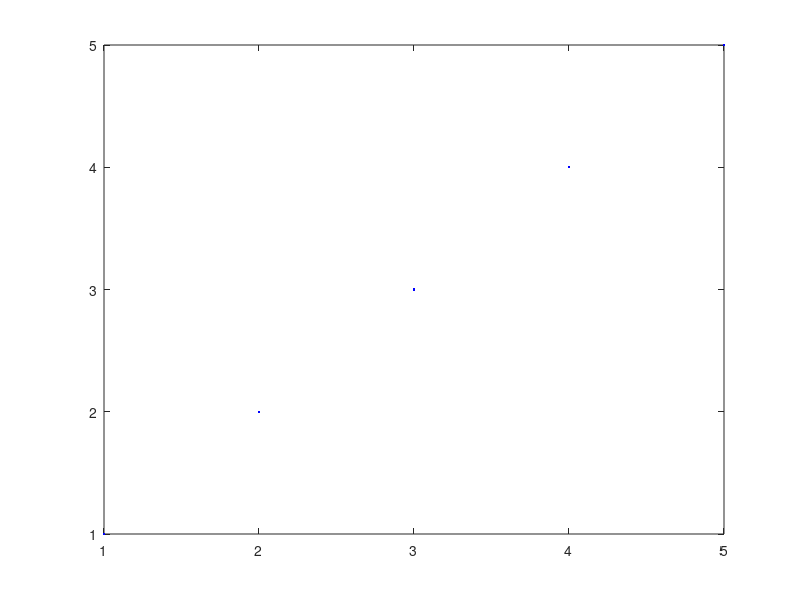

Write the MATLAB code that produced this figure. (Note: this script raises an error after producing the figure.)
function [] = tempblah()
  
  x = 1:5;
  h = plot(x,x, '.b');
   datacursormode on;
  dcm = datacursormode(double(gcf));
  set(dcm, 'DisplayStyle','datatip', 'SnapToDataVertex', 'on');
  set(dcm, 'UpdateFcn', @plot_cbk);
 %set(h, 'ButtonDownFcn', @plot_cbk);
 